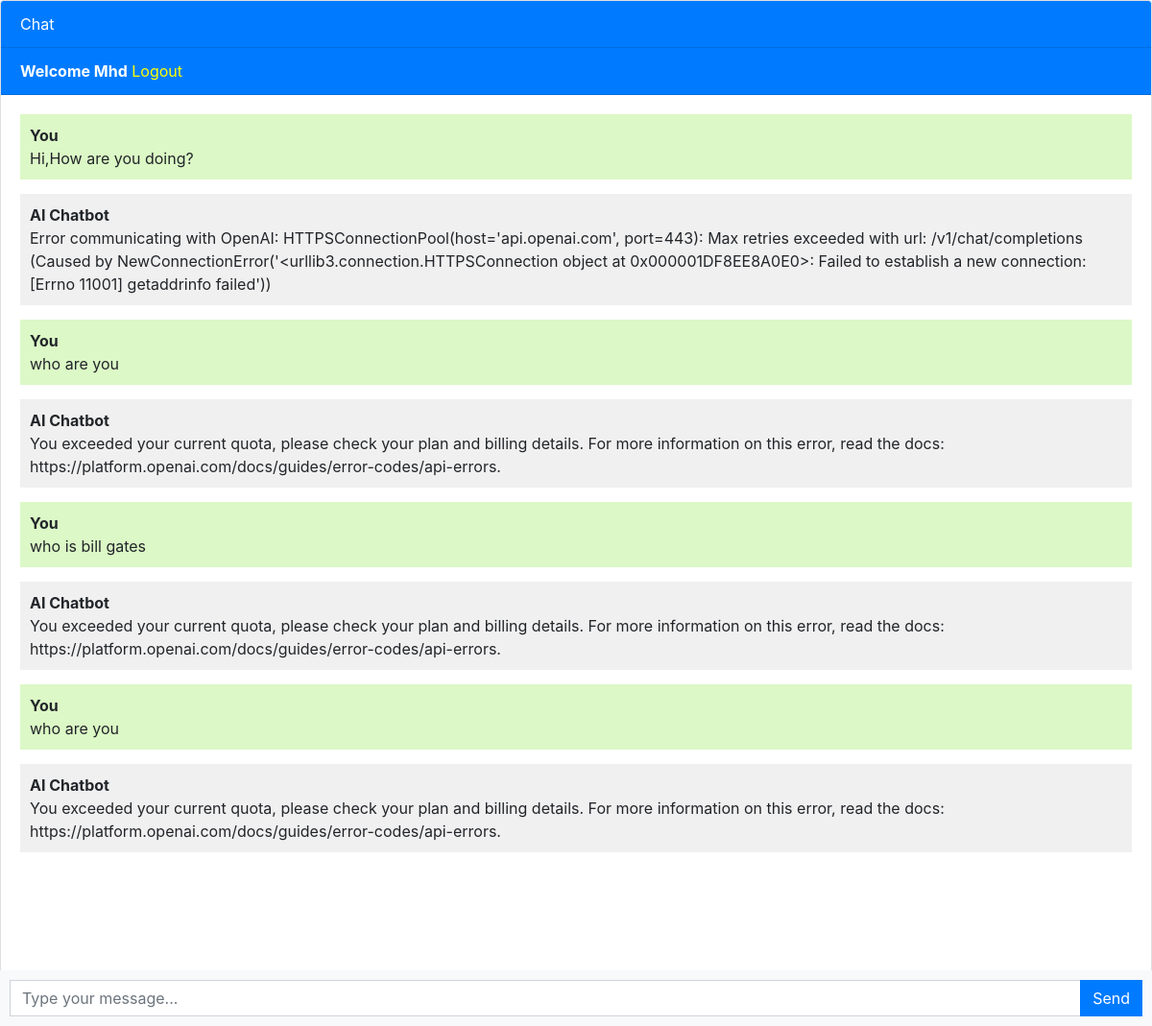
Screenshot of / (signed in) with the database file from the repository.
### chatbot/models.py (models this page shows, shortened)
class Chat(models.Model):
    user = models.ForeignKey(User,on_delete=models.CASCADE)
    message= models.TextField()
    response = models.TextField()
    created_at = models.DateTimeField(auto_now_add=True)

### chatbot/views.py (the view)
# urls.py: path('',views.chatbot,name='chatbot'),
def chatbot(request):
    chats=Chat.objects.filter(user=request.user)
    if request.method == 'POST':
        message = request.POST.get('message')
        response = ask_openai(message)
        chat = Chat(user=request.user,message=message,response=response,created_at = timezone.now())
        chat.save()
        return JsonResponse({'message': message, 'response': response})
    return render(request, 'chatbot.html',{'chats':chats})

### templates/chatbot.html (shortened to what this page needs)
{% extends 'base.html' %}
{% block content %}
<div class="chat-container">
  <div class="card flex-grow-1">
    <div class="card-header bg-primary text-white">Chat</div>
    {% if user.is_authenticated %}
    <div class="card-header bg-primary text-white"><b>Welcome {{user.username}}</b>    <a style="color: yellow;" href="logout">Logout</a></div>
    {% else %}
    <div class="card-header bg-primary text-white"><a style="color: yellow;" href="login">Login</a>    <a style="color: yellow;" href="register">Register</a></div>
    {% endif %}
    <div class="card-body messages-box">
      <ul class="list-unstyled messages-list">
        {% for chat in chats %}
        {% if chat.user == request.user %}
        <li class="message sent">
          <div class="message-text">
            <div class="message-sender">
              <b>You</b>
            </div>
            <div class="message-content">
              {{chat.message}}
            </div>
          </div>
        </li>
        <li class="message received">
          <div class="message-text">
            <div class="message-sender">
              <b>AI Chatbot</b>
            </div>
            <div class="message-content">
              {{chat.response}}
            </div>
          </div>
        </li>
        {% endif %}
      {% endfor %}
      </ul>
    </div>
    <br><br>
    <br><br>
    <br><br>
  </div>
  <form class="message-form">
    <div class="input-group">
      <input type="text" class="form-control message-input" placeholder="Type your message...">
      <div class="input-group-append">
        <button type="submit" class="btn btn-primary btn-send">Send</button>
      </div>
    </div>
  </form>
</div>
{% endblock %}

### templates/base.html (shortened to what this page needs)
<!DOCTYPE html>
<html lang="en">
  <head>
    <link rel="stylesheet" href="https://stackpath.bootstrapcdn.com/bootstrap/4.3.1/css/bootstrap.min.css">
  </head>
  <body>
    {% block content %}{% endblock %}
  </body>
</html>

### templates/chatbot.html (style rules this page uses)
body, html { height: 100%; }
.messages-box { flex: 1; overflow-y: auto; }
.messages-list { padding-left: 0; }
.message { margin-bottom: 15px; list-style: none; }
.message-text { padding: 10px; border-radius: 5px; }
.sent { background-color: #dcf8c6; align-self: flex-end; }
.received { background-color: #f1f0f0; align-self: flex-start; }
.message-form { display: flex; position: fixed; bottom: 0; left: 0; right: 0; padding: 10px; background-color: #f8f9fa; }
.message-input { flex: 1; border-radius: 0; border-right: none; }
.btn-send { border-radius: 0; }
.chat-container { height: 100%; display: flex; flex-direction: column; }

### rows the page displays
Chat: message "Hi,How are you doing?", response "Error communicating with OpenAI: HTTPSConnectionPool(host='api.openai.com', port=443): Max retries exceeded with url: /v1/chat/completions (Caused by NewConnectionError('<urllib3.connection.HTTPSConnection object at 0x000001DF8EE8A0E0>: Failed to establish a new connection: [Errno 11001] getaddrinfo failed'))"
Chat: message "who are you", response "You exceeded your current quota, please check your plan and billing details. For more information on this error, read the docs: https://platform.openai.com/docs/guides/error-codes/api-errors."
Chat: message "who is bill gates", response "You exceeded your current quota, please check your plan and billing details. For more information on this error, read the docs: https://platform.openai.com/docs/guides/error-codes/api-errors."
Chat: message "who are you", response "You exceeded your current quota, please check your plan and billing details. For more information on this error, read the docs: https://platform.openai.com/docs/guides/error-codes/api-errors."

### other values shown
{{ user.username }} "Mhd"
